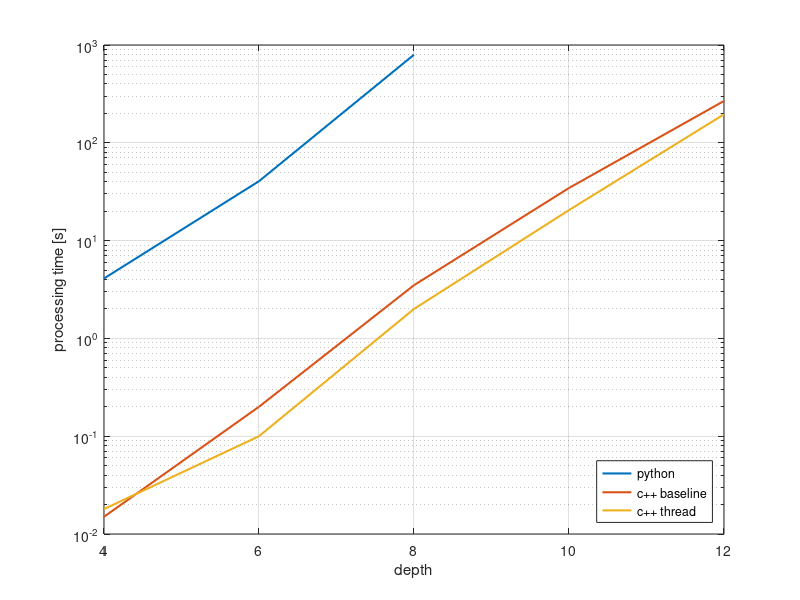

MATLAB code to generate this figure:
close all;
depth = [4,6,8,10,12];
% without multithreading, pure processing time
times_ms = [15,200,3500,34500,267750]/1000;
times_threading = [18,100,2000,20500, 195500]/1000;
times_python = [4100, 40500, 796000]/1000;

semilogy (depth(1:3), times_python, 'linewidth', 1.5)
hold on
semilogy (depth, times_ms, 'linewidth', 1.5)
semilogy (depth, times_threading, 'linewidth', 1.5)
xlabel('depth')
ylabel('processing time [s]')
grid on





legend('python', 'c++ baseline', 'c++ thread', 'location', 'southeast')
